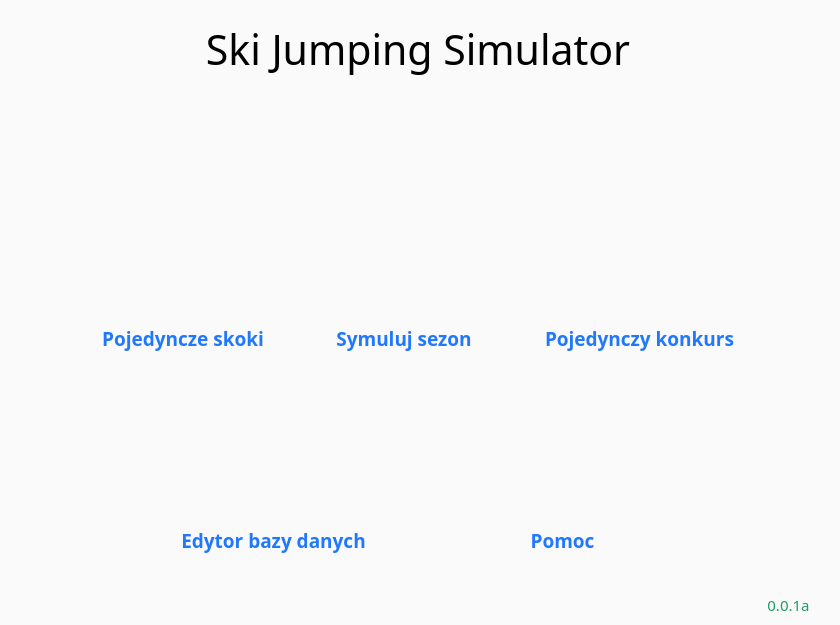
<?xml version="1.0" encoding="UTF-8"?>
<ui version="4.0">
 <class>MainWindow</class>
 <widget class="QMainWindow" name="MainWindow">
  <property name="geometry">
   <rect>
    <x>0</x>
    <y>0</y>
    <width>840</width>
    <height>625</height>
   </rect>
  </property>
  <property name="maximumSize">
   <size>
    <width>840</width>
    <height>630</height>
   </size>
  </property>
  <property name="windowTitle">
   <string>Ski Jumping Simulator</string>
  </property>
  <property name="windowOpacity">
   <double>1.000000000000000</double>
  </property>
  <property name="styleSheet">
   <string notr="true">background-color: rgb(250, 250, 250);</string>
  </property>
  <widget class="QWidget" name="centralwidget">
   <layout class="QHBoxLayout" name="horizontalLayout_11">
    <item>
     <spacer name="horizontalSpacer">
      <property name="orientation">
       <enum>Qt::Horizontal</enum>
      </property>
      <property name="sizeType">
       <enum>QSizePolicy::Maximum</enum>
      </property>
      <property name="sizeHint" stdset="0">
       <size>
        <width>105</width>
        <height>20</height>
       </size>
      </property>
     </spacer>
    </item>
    <item>
     <layout class="QVBoxLayout" name="verticalLayout_3">
      <item>
       <spacer name="verticalSpacer_8">
        <property name="orientation">
         <enum>Qt::Vertical</enum>
        </property>
        <property name="sizeType">
         <enum>QSizePolicy::Maximum</enum>
        </property>
        <property name="sizeHint" stdset="0">
         <size>
          <width>20</width>
          <height>20</height>
         </size>
        </property>
       </spacer>
      </item>
      <item>
       <layout class="QHBoxLayout" name="horizontalLayout_titleAndVersion">
        <item>
         <widget class="QLabel" name="label_title">
          <property name="enabled">
           <bool>true</bool>
          </property>
          <property name="font">
           <font>
            <family>Quicksand Medium</family>
            <pointsize>31</pointsize>
           </font>
          </property>
          <property name="styleSheet">
           <string notr="true">QLabel{
color: rgb(0, 0, 0);
}</string>
          </property>
          <property name="text">
           <string>Ski Jumping Simulator</string>
          </property>
          <property name="alignment">
           <set>Qt::AlignCenter</set>
          </property>
         </widget>
        </item>
       </layout>
      </item>
      <item>
       <layout class="QVBoxLayout" name="verticalLayout_butons">
        <item>
         <layout class="QHBoxLayout" name="horizontalLayout_topButtons">
          <item>
           <layout class="QVBoxLayout" name="verticalLayout_4">
            <item>
             <spacer name="verticalSpacer_5">
              <property name="orientation">
               <enum>Qt::Vertical</enum>
              </property>
              <property name="sizeType">
               <enum>QSizePolicy::Expanding</enum>
              </property>
              <property name="sizeHint" stdset="0">
               <size>
                <width>20</width>
                <height>40</height>
               </size>
              </property>
             </spacer>
            </item>
            <item>
             <layout class="QHBoxLayout" name="horizontalLayout_9">
              <item>
               <widget class="QPushButton" name="pushButton_singleJumps">
                <property name="minimumSize">
                 <size>
                  <width>135</width>
                  <height>135</height>
                 </size>
                </property>
                <property name="maximumSize">
                 <size>
                  <width>135</width>
                  <height>135</height>
                 </size>
                </property>
                <property name="text">
                 <string/>
                </property>
                <property name="icon">
                 <iconset resource="../../assets.qrc">
                  <normaloff>:/img/ski-jumper.png</normaloff>:/img/ski-jumper.png</iconset>
                </property>
                <property name="iconSize">
                 <size>
                  <width>120</width>
                  <height>120</height>
                 </size>
                </property>
                <property name="flat">
                 <bool>true</bool>
                </property>
               </widget>
              </item>
             </layout>
            </item>
            <item>
             <spacer name="verticalSpacer_2">
              <property name="orientation">
               <enum>Qt::Vertical</enum>
              </property>
              <property name="sizeType">
               <enum>QSizePolicy::Maximum</enum>
              </property>
              <property name="sizeHint" stdset="0">
               <size>
                <width>20</width>
                <height>28</height>
               </size>
              </property>
             </spacer>
            </item>
            <item>
             <widget class="QLabel" name="label_singleJump">
              <property name="font">
               <font>
                <family>Quicksand</family>
                <pointsize>14</pointsize>
                <bold>true</bold>
               </font>
              </property>
              <property name="styleSheet">
               <string notr="true">QLabel{
color: rgb(32, 120, 252);
}</string>
              </property>
              <property name="text">
               <string>Pojedyncze skoki</string>
              </property>
              <property name="alignment">
               <set>Qt::AlignCenter</set>
              </property>
             </widget>
            </item>
           </layout>
          </item>
          <item>
           <spacer name="horizontalSpacer_3">
            <property name="orientation">
             <enum>Qt::Horizontal</enum>
            </property>
            <property name="sizeType">
             <enum>QSizePolicy::Expanding</enum>
            </property>
            <property name="sizeHint" stdset="0">
             <size>
              <width>40</width>
              <height>20</height>
             </size>
            </property>
           </spacer>
          </item>
          <item>
           <layout class="QVBoxLayout" name="verticalLayout_5">
            <item>
             <spacer name="verticalSpacer_4">
              <property name="orientation">
               <enum>Qt::Vertical</enum>
              </property>
              <property name="sizeHint" stdset="0">
               <size>
                <width>20</width>
                <height>40</height>
               </size>
              </property>
             </spacer>
            </item>
            <item>
             <layout class="QHBoxLayout" name="horizontalLayout_10">
              <item>
               <widget class="QPushButton" name="pushButton_season">
                <property name="enabled">
                 <bool>false</bool>
                </property>
                <property name="minimumSize">
                 <size>
                  <width>200</width>
                  <height>200</height>
                 </size>
                </property>
                <property name="maximumSize">
                 <size>
                  <width>200</width>
                  <height>200</height>
                 </size>
                </property>
                <property name="text">
                 <string/>
                </property>
                <property name="icon">
                 <iconset resource="../../assets.qrc">
                  <normaloff>:/img/Crystal_Globe.svg.png</normaloff>:/img/Crystal_Globe.svg.png</iconset>
                </property>
                <property name="iconSize">
                 <size>
                  <width>165</width>
                  <height>165</height>
                 </size>
                </property>
                <property name="flat">
                 <bool>true</bool>
                </property>
               </widget>
              </item>
             </layout>
            </item>
            <item>
             <widget class="QLabel" name="label_season">
              <property name="font">
               <font>
                <family>Quicksand</family>
                <pointsize>14</pointsize>
                <bold>true</bold>
               </font>
              </property>
              <property name="styleSheet">
               <string notr="true">QLabel{
color: rgb(32, 120, 252);
}</string>
              </property>
              <property name="text">
               <string>Symuluj sezon</string>
              </property>
              <property name="alignment">
               <set>Qt::AlignCenter</set>
              </property>
             </widget>
            </item>
           </layout>
          </item>
          <item>
           <spacer name="horizontalSpacer_4">
            <property name="orientation">
             <enum>Qt::Horizontal</enum>
            </property>
            <property name="sizeHint" stdset="0">
             <size>
              <width>40</width>
              <height>20</height>
             </size>
            </property>
           </spacer>
          </item>
          <item>
           <layout class="QVBoxLayout" name="verticalLayout_6">
            <item>
             <spacer name="verticalSpacer_7">
              <property name="orientation">
               <enum>Qt::Vertical</enum>
              </property>
              <property name="sizeHint" stdset="0">
               <size>
                <width>20</width>
                <height>40</height>
               </size>
              </property>
             </spacer>
            </item>
            <item>
             <layout class="QHBoxLayout" name="horizontalLayout_8">
              <item>
               <widget class="QPushButton" name="pushButton_singleCompetition">
                <property name="enabled">
                 <bool>true</bool>
                </property>
                <property name="minimumSize">
                 <size>
                  <width>135</width>
                  <height>135</height>
                 </size>
                </property>
                <property name="maximumSize">
                 <size>
                  <width>135</width>
                  <height>135</height>
                 </size>
                </property>
                <property name="text">
                 <string/>
                </property>
                <property name="icon">
                 <iconset resource="../../assets.qrc">
                  <normaloff>:/img/medal.png</normaloff>:/img/medal.png</iconset>
                </property>
                <property name="iconSize">
                 <size>
                  <width>120</width>
                  <height>120</height>
                 </size>
                </property>
                <property name="flat">
                 <bool>true</bool>
                </property>
               </widget>
              </item>
             </layout>
            </item>
            <item>
             <spacer name="verticalSpacer_6">
              <property name="orientation">
               <enum>Qt::Vertical</enum>
              </property>
              <property name="sizeType">
               <enum>QSizePolicy::Maximum</enum>
              </property>
              <property name="sizeHint" stdset="0">
               <size>
                <width>20</width>
                <height>28</height>
               </size>
              </property>
             </spacer>
            </item>
            <item>
             <widget class="QLabel" name="label_singleCompetition">
              <property name="font">
               <font>
                <family>Quicksand</family>
                <pointsize>14</pointsize>
                <bold>true</bold>
               </font>
              </property>
              <property name="styleSheet">
               <string notr="true">QLabel{
color: rgb(32, 120, 252);
}</string>
              </property>
              <property name="text">
               <string>Pojedynczy konkurs</string>
              </property>
              <property name="alignment">
               <set>Qt::AlignCenter</set>
              </property>
             </widget>
            </item>
           </layout>
          </item>
         </layout>
        </item>
        <item>
         <spacer name="verticalSpacer">
          <property name="orientation">
           <enum>Qt::Vertical</enum>
          </property>
          <property name="sizeType">
           <enum>QSizePolicy::Maximum</enum>
          </property>
          <property name="sizeHint" stdset="0">
           <size>
            <width>20</width>
            <height>32</height>
           </size>
          </property>
         </spacer>
        </item>
        <item>
         <layout class="QHBoxLayout" name="horizontalLayout_downButtons">
          <item>
           <spacer name="horizontalSpacer_5">
            <property name="orientation">
             <enum>Qt::Horizontal</enum>
            </property>
            <property name="sizeType">
             <enum>QSizePolicy::Minimum</enum>
            </property>
            <property name="sizeHint" stdset="0">
             <size>
              <width>40</width>
              <height>20</height>
             </size>
            </property>
           </spacer>
          </item>
          <item>
           <layout class="QVBoxLayout" name="verticalLayout_8">
            <item>
             <layout class="QHBoxLayout" name="horizontalLayout_6">
              <item>
               <widget class="QPushButton" name="pushButton_databaseEdit">
                <property name="minimumSize">
                 <size>
                  <width>135</width>
                  <height>135</height>
                 </size>
                </property>
                <property name="maximumSize">
                 <size>
                  <width>135</width>
                  <height>135</height>
                 </size>
                </property>
                <property name="text">
                 <string/>
                </property>
                <property name="icon">
                 <iconset resource="../../assets.qrc">
                  <normaloff>:/img/database-edit.png</normaloff>:/img/database-edit.png</iconset>
                </property>
                <property name="iconSize">
                 <size>
                  <width>120</width>
                  <height>120</height>
                 </size>
                </property>
                <property name="flat">
                 <bool>true</bool>
                </property>
               </widget>
              </item>
             </layout>
            </item>
            <item>
             <widget class="QLabel" name="label_databaseEditor">
              <property name="font">
               <font>
                <family>Quicksand</family>
                <pointsize>14</pointsize>
                <bold>true</bold>
               </font>
              </property>
              <property name="styleSheet">
               <string notr="true">QLabel{
color: rgb(32, 120, 252);
}</string>
              </property>
              <property name="text">
               <string>Edytor bazy danych</string>
              </property>
              <property name="alignment">
               <set>Qt::AlignCenter</set>
              </property>
             </widget>
            </item>
           </layout>
          </item>
          <item>
           <spacer name="horizontalSpacer_7">
            <property name="orientation">
             <enum>Qt::Horizontal</enum>
            </property>
            <property name="sizeType">
             <enum>QSizePolicy::Maximum</enum>
            </property>
            <property name="sizeHint" stdset="0">
             <size>
              <width>20</width>
              <height>20</height>
             </size>
            </property>
           </spacer>
          </item>
          <item>
           <layout class="QVBoxLayout" name="verticalLayout_9">
            <item>
             <layout class="QHBoxLayout" name="horizontalLayout_7">
              <item>
               <widget class="QPushButton" name="pushButton_help">
                <property name="enabled">
                 <bool>false</bool>
                </property>
                <property name="minimumSize">
                 <size>
                  <width>135</width>
                  <height>135</height>
                 </size>
                </property>
                <property name="maximumSize">
                 <size>
                  <width>135</width>
                  <height>135</height>
                 </size>
                </property>
                <property name="text">
                 <string/>
                </property>
                <property name="icon">
                 <iconset resource="../../assets.qrc">
                  <normaloff>:/img/help.png</normaloff>:/img/help.png</iconset>
                </property>
                <property name="iconSize">
                 <size>
                  <width>120</width>
                  <height>120</height>
                 </size>
                </property>
                <property name="flat">
                 <bool>true</bool>
                </property>
               </widget>
              </item>
             </layout>
            </item>
            <item>
             <widget class="QLabel" name="label_help">
              <property name="font">
               <font>
                <family>Quicksand</family>
                <pointsize>14</pointsize>
                <bold>true</bold>
               </font>
              </property>
              <property name="styleSheet">
               <string notr="true">QLabel{
color: rgb(32, 120, 252);
}</string>
              </property>
              <property name="text">
               <string>Pomoc</string>
              </property>
              <property name="alignment">
               <set>Qt::AlignCenter</set>
              </property>
             </widget>
            </item>
           </layout>
          </item>
          <item>
           <spacer name="horizontalSpacer_6">
            <property name="orientation">
             <enum>Qt::Horizontal</enum>
            </property>
            <property name="sizeType">
             <enum>QSizePolicy::Minimum</enum>
            </property>
            <property name="sizeHint" stdset="0">
             <size>
              <width>40</width>
              <height>20</height>
             </size>
            </property>
           </spacer>
          </item>
         </layout>
        </item>
       </layout>
      </item>
      <item>
       <spacer name="verticalSpacer_3">
        <property name="orientation">
         <enum>Qt::Vertical</enum>
        </property>
        <property name="sizeType">
         <enum>QSizePolicy::Maximum</enum>
        </property>
        <property name="sizeHint" stdset="0">
         <size>
          <width>20</width>
          <height>70</height>
         </size>
        </property>
       </spacer>
      </item>
     </layout>
    </item>
    <item>
     <spacer name="horizontalSpacer_2">
      <property name="orientation">
       <enum>Qt::Horizontal</enum>
      </property>
      <property name="sizeType">
       <enum>QSizePolicy::Maximum</enum>
      </property>
      <property name="sizeHint" stdset="0">
       <size>
        <width>18</width>
        <height>20</height>
       </size>
      </property>
     </spacer>
    </item>
    <item>
     <layout class="QVBoxLayout" name="verticalLayout_settings">
      <item>
       <widget class="QPushButton" name="pushButton_settings">
        <property name="minimumSize">
         <size>
          <width>85</width>
          <height>85</height>
         </size>
        </property>
        <property name="maximumSize">
         <size>
          <width>85</width>
          <height>85</height>
         </size>
        </property>
        <property name="text">
         <string/>
        </property>
        <property name="icon">
         <iconset resource="../../assets.qrc">
          <normaloff>:/img/settings.png</normaloff>:/img/settings.png</iconset>
        </property>
        <property name="iconSize">
         <size>
          <width>80</width>
          <height>80</height>
         </size>
        </property>
        <property name="flat">
         <bool>true</bool>
        </property>
       </widget>
      </item>
      <item>
       <spacer name="verticalSpacer_settings">
        <property name="orientation">
         <enum>Qt::Vertical</enum>
        </property>
        <property name="sizeHint" stdset="0">
         <size>
          <width>20</width>
          <height>40</height>
         </size>
        </property>
       </spacer>
      </item>
      <item>
       <widget class="QLabel" name="label">
        <property name="font">
         <font>
          <family>Noto Sans</family>
          <pointsize>11</pointsize>
         </font>
        </property>
        <property name="styleSheet">
         <string notr="true">QLabel{
	color: rgb(30, 155, 99);
}
</string>
        </property>
        <property name="text">
         <string>0.0.1a</string>
        </property>
        <property name="alignment">
         <set>Qt::AlignCenter</set>
        </property>
       </widget>
      </item>
     </layout>
    </item>
   </layout>
  </widget>
  <widget class="QMenuBar" name="menubar">
   <property name="geometry">
    <rect>
     <x>0</x>
     <y>0</y>
     <width>840</width>
     <height>20</height>
    </rect>
   </property>
  </widget>
 </widget>
 <resources>
  <include location="../../assets.qrc"/>
 </resources>
 <connections/>
</ui>
